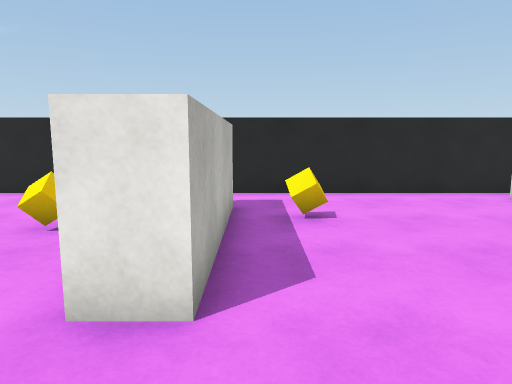
View 1 (above)

16 first-person views from a walk through a scene from a Unity 3-D project. The camera is 1.4 m above the floor, tilts 8° down and sees 70° across. The floor is counted in squares, 1 m on a side. Each view is taken from the middle of a square. On the plan, view 1 faces up. The plan holds only what a view shows up to about 16 squares ahead; the rest is blank. The player character is not drawn. Surface patterns are stand-ins for the level's own textures.

View 2
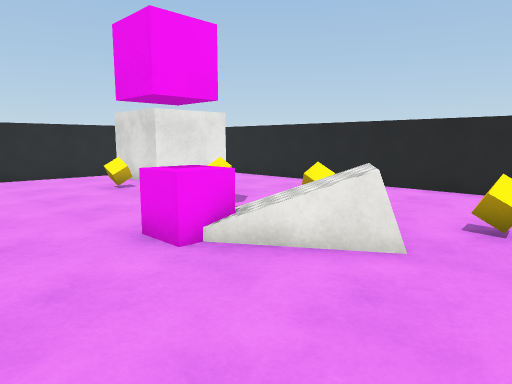

View 3
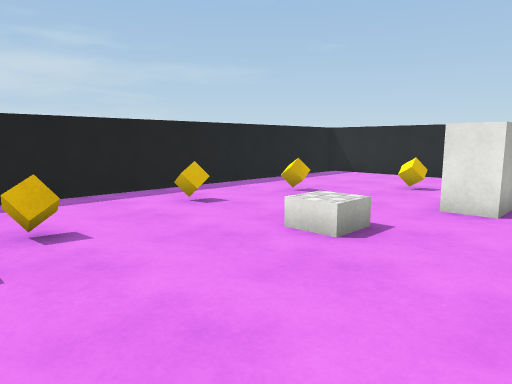

View 4
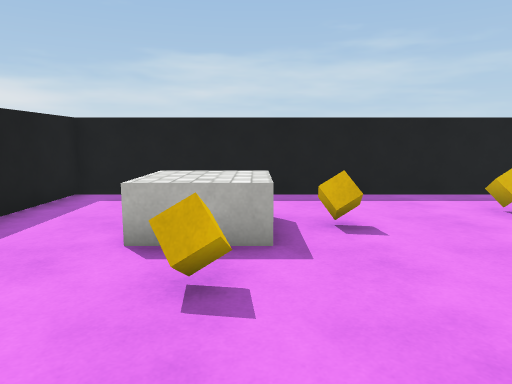

View 5
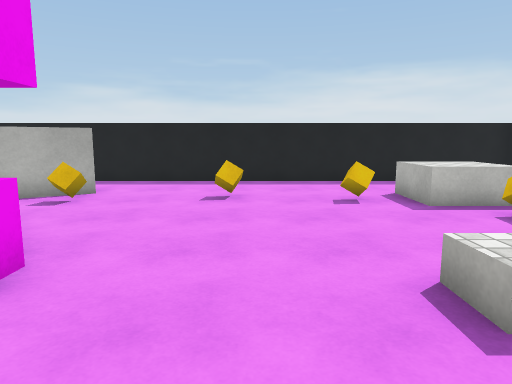

View 6
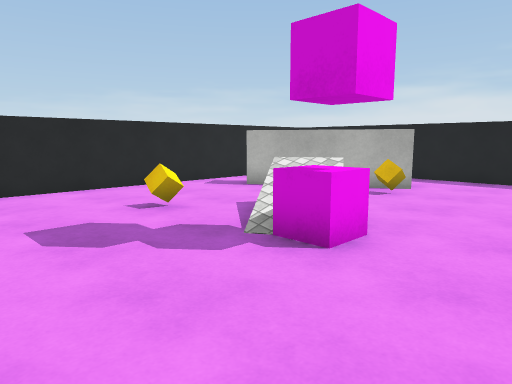

View 7
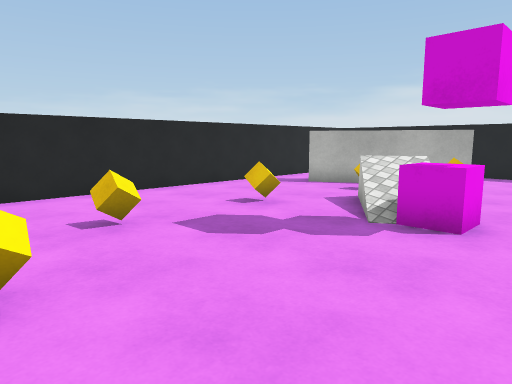

View 8
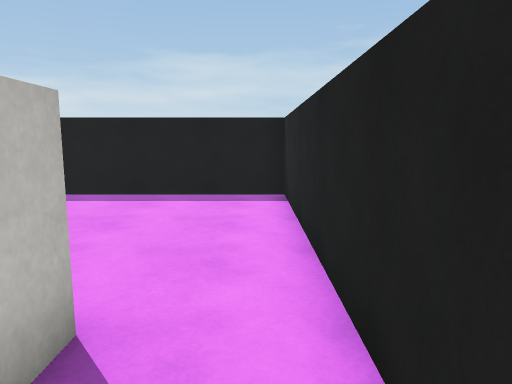

View 9
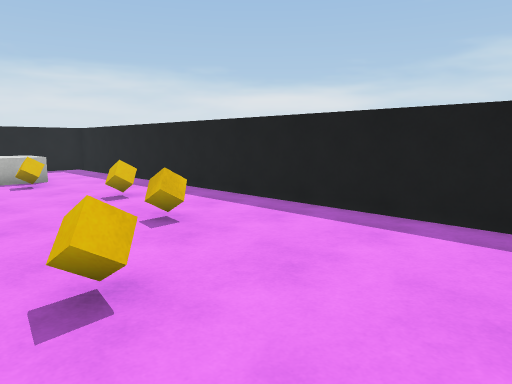

View 10
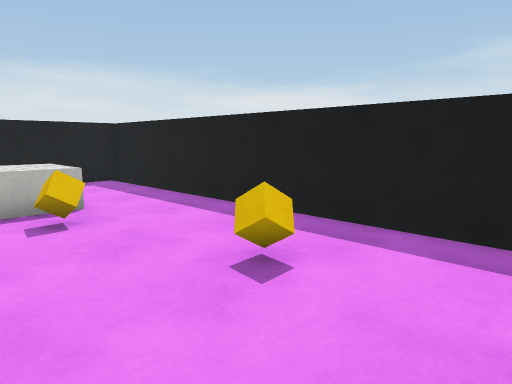

View 11
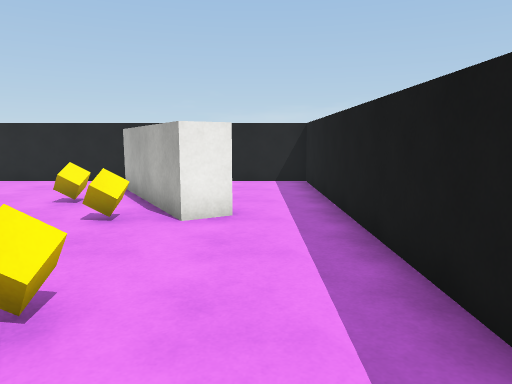

View 12
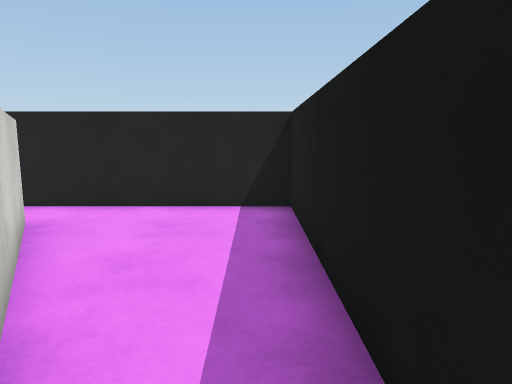

View 13
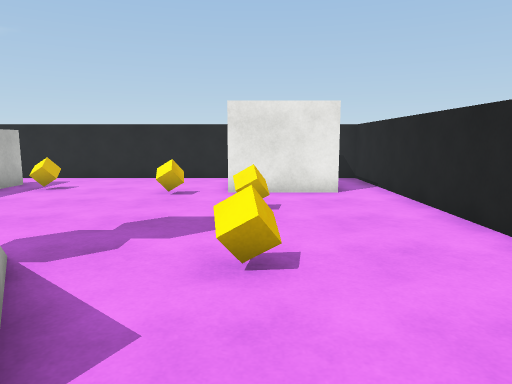

View 14
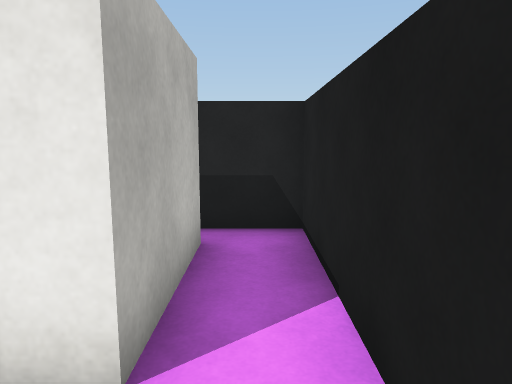

View 15
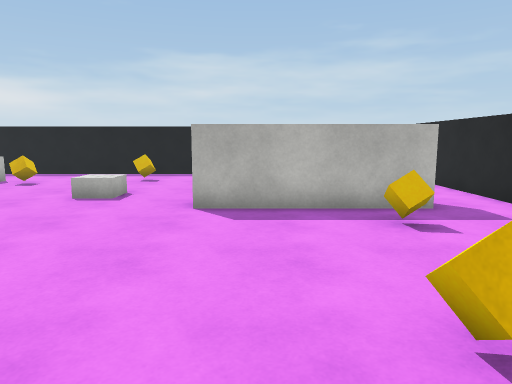

View 16
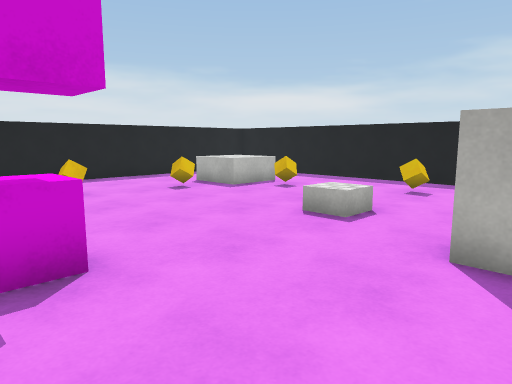

### Floor plan
Points are (right, up) in squares from view 1. A wall is a line through its corners. A room is listed if a view was taken in it or the views show most of it. See-through windows are left out.
Room 1 (views 1, 2, 3, 4, 5, 6, 7, 8, 9, 10, 11, 12, 13, 14, 15, 16)
walls: (-0.5, 7.8) (-0.5, 2.7) (-1.5, 2.7); (-1.5, 7.7) (-0.8, 7.7); (4.8, -7.6) (4.3, -6.7) (8.6, -4.2); (9.1, -5) (5.5, -7.2); (6.9, 9.8) (-8.8, 9.8) (-8.8, -9.8) (10.8, -9.8) (10.8, 9.8) (9, 9.8); (9.2, 9) (9.2, 5.9) (6.2, 5.9) (6.2, 9)
low walls: (4.4, -3.2) (4, -2.5)
objects: other object (-6, -7) to (-4, -5); other object (-6, 0); other object (-6, 3); other object (-5, -4); other object (-3, 6); other object (-2, -6); other object (1, -6); other object (1, 7); other object (3, -1); other object (3, 0); other object (4, -5); other object (5, 6); other object (6, -4); other object (7, 0); other object (7, 3)

Where each view was taken, in squares from view 1:
view 1: 0 up, 0 right, facing up
view 2: 5 down, 0 right, facing up-right
view 3: 5 down, 1 right, facing up-left
view 4: 5 down, 1 right, facing left
view 5: 3 up, 0 right, facing down
view 6: 4 up, 0 right, facing down-right
view 7: 6 up, 1 right, facing down-right
view 8: 9 up, 1 right, facing left
view 9: 9 up, 2 left, facing down-left
view 10: 3 up, 3 left, facing down-left
view 11: 8 down, 2 left, facing right
view 12: 9 down, 3 right, facing right
view 13: 4 down, 7 right, facing up
view 14: 4 up, 10 right, facing up
view 15: 4 up, 7 right, facing left
view 16: 4 up, 4 right, facing down-left
